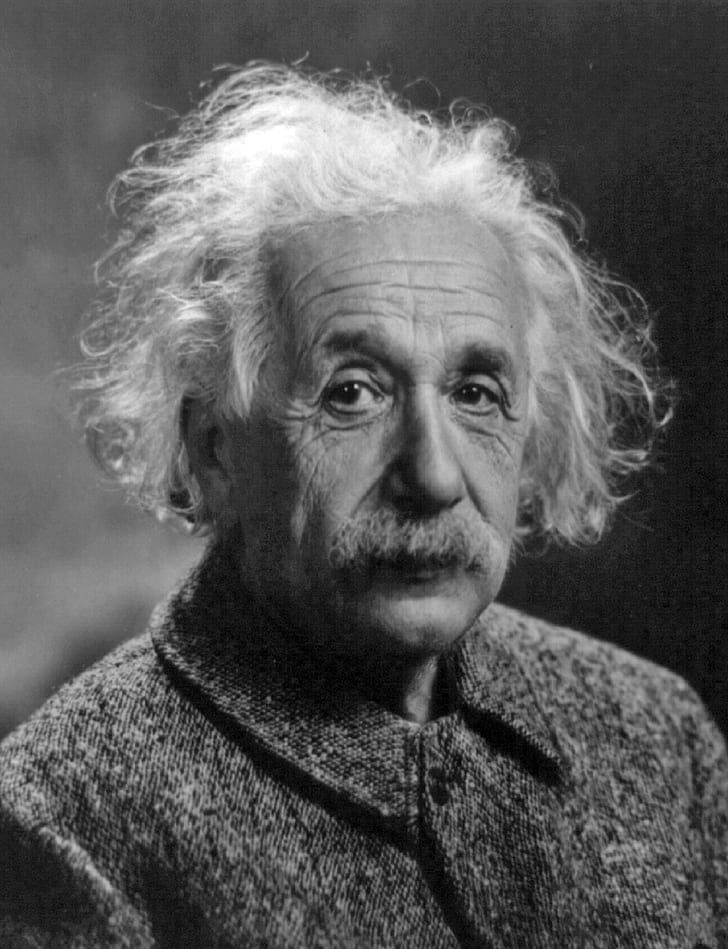
#> input picture 07_Image_Fundamentals/albert-einstein_gray.jpg, 728 x 949 px
$ jupyter execute --allow-errors 01_Image_fundamentals.ipynb
#> lines starting #> are read from the running program, lines starting #| are printed output that depends on the picture
[cell 1]
import numpy as np
import matplotlib.pyplot as plt

[cell 2]
im = np.arange(256)

[cell 3]
im.shape

[cell 4]
type(im)

[cell 5]
im.shape[0]

[cell 6]
im.reshape(1,im.shape[0]) #convert into 2d

[cell 7]
im = im.reshape(1,im.shape[0])

[cell 8]
im = np.repeat(im,100,axis = 0)# in row direction repeat

[cell 9]
im.shape

[cell 10]
plt.imshow(im, cmap = 'viridis')

[cell 11]
plt.imshow(im, cmap = 'jet')

[cell 12]
plt.imshow(im, cmap = 'Blues')

[cell 13]
plt.imshow(im, cmap = 'gray')

### Processing Grayscale image

[cell 14]
im = plt.imread('albert-einstein_gray.jpg')
#> im is the input picture: shape (949, 728); min 0, max 255, mean 89.4

[cell 15]
type(im) # n dim array

[cell 16]
im.shape # rows and col
#> Out = (949, 728)

[cell 17]
im

[cell 18]
plt.imshow(im,cmap='gray')

[cell 19]
plt.imshow(im[23:89,43:56],cmap='gray')
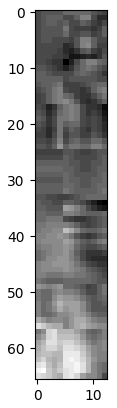
#> figure drawn by matplotlib, 1 panel

[cell 20]
plt.imshow(im[0:200,0:400],cmap='gray')
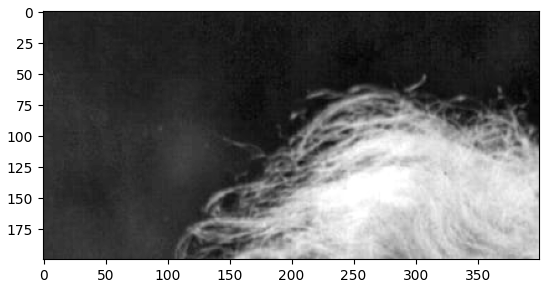
#> figure drawn by matplotlib, 1 panel

[cell 21]
plt.imshow(im[350:450,280:430],cmap='gray')
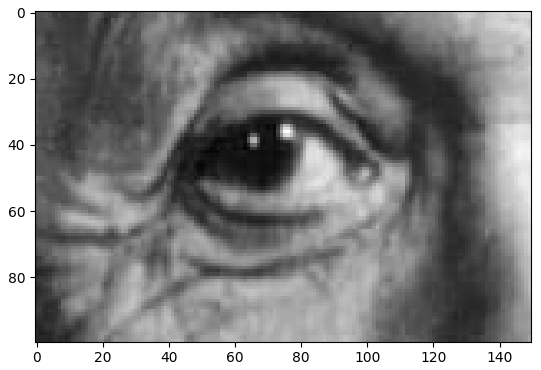
#> figure drawn by matplotlib, 1 panel

[cell 22]
im = im.copy()

[cell 23]
im[320:450,280:430] = 0
plt.imshow(im,cmap='gray')

[cell 24]
im[320:450,280:430] = 128
plt.imshow(im,cmap='gray')

[cell 25]
im[330:430,280:430] = 255
plt.imshow(im,cmap='gray')

[cell 26]
im[330:430,440:530] = 0
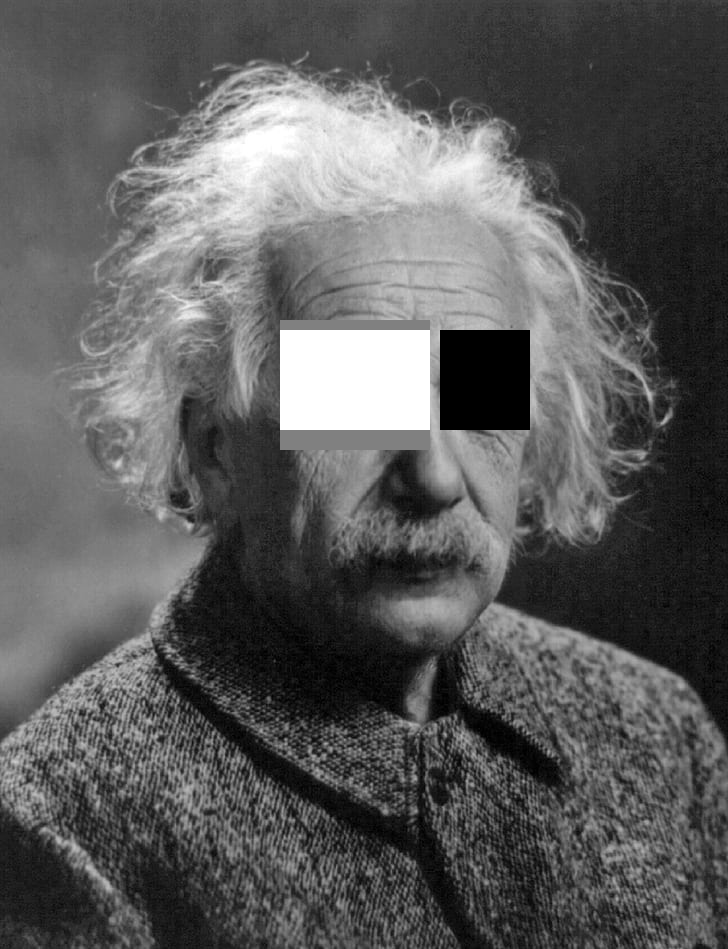
#> im: shape (949, 728); min 0, max 255, mean 91.6
plt.imshow(im,cmap='gray')

[cell 27]
plt.imsave('ab_modified.png',im,cmap = 'gray')

[cell 28]
modif_im = plt.imread('ab_modified.png')
plt.imshow(modif_im)

### Grayscale images in OpenCV:

## Using opencv

#### pip install opencv-contrib-python

[cell 29]
import cv2

[cell 30]
img = cv2.imread('albert-einstein_gray.jpg',cv2.IMREAD_GRAYSCALE)

[cell 31]
type(img)

[cell 32]
img.dtype

[cell 33]
img.shape
#> Out = (949, 728)

[cell 34]
plt.imshow(img,cmap='gray')

### RGB Images:

[cell 35]
cim = plt.imread('tulips.jpg')
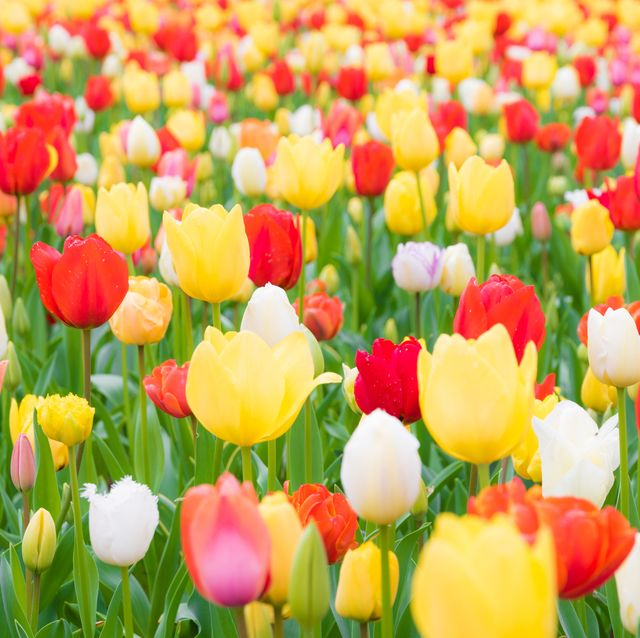
#> input picture 07_Image_Fundamentals/tulips.jpg, 640 x 638 px
#> cim is the input picture: shape (638, 640, 3); mean R, G, B 197.5, 161.1, 87.5

[cell 36]
cim

[cell 37]
cim.shape
#> Out = (638, 640, 3)

[cell 38]
plt.imshow(cim)

[cell 39]
cim

[cell 40]
cim.dtype

[cell 41]
rgb = np.zeros((100,150,3),dtype = 'uint8')
plt.imshow(rgb)

[cell 42]
rgb[:,0:50,0] = 255 # red
rgb[:,50:100,1] = 255 # Green
rgb[:,100:150,2] = 255 # blue

#> (a cell that did not finish here is left out)

[cell 44]
cv_read = cv2.imread('tulips.jpg') # by default it as a BGR order
plt.imshow(cv_read)

[cell 45]
cv_read = cv2.imread('tulips.jpg') # by default it as a BGR order,
cv_read = cv_read[:,:,::-1] # reverse the third dimension(channel ddim) to RGB
plt.imshow(cv_read)

[cell 46]
#cv_read = cv2.imread('tulips.jpg', cv2.COLOR_BGR2RGB)
#print(cv_read.shape)
#plt.imshow(cv_read)

[cell 47]
cim

### Note:
* Opencv reads the image in BGR order.
* matplotlib reads the image in RGB order.

### Using matplot lib library

[cell 48]
cim = plt.imread('tulips.jpg')
cim = cim.copy()
plt.imshow(cim)

[cell 49]
R = cim[:,:,0]
G = cim[:,:,1]
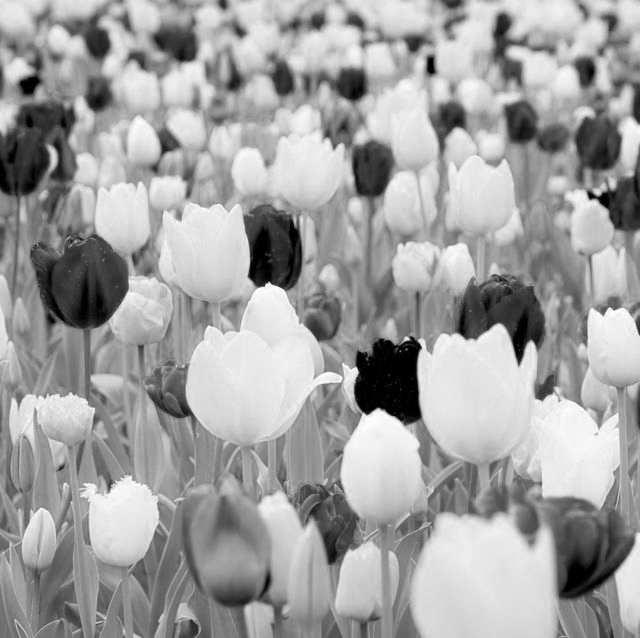
#> G: shape (638, 640); min 0, max 255, mean 161.1
B = cim[:,:,2]

[cell 50]
plt.figure(1)

plt.subplot(2,3,1)
plt.imshow(cim)
plt.xticks([])
plt.yticks([])

plt.subplot(2,3,2)
plt.imshow(cim)
plt.xticks([])
plt.yticks([])


plt.subplot(2,3,3)
plt.imshow(cim)
plt.xticks([])
plt.yticks([])

plt.subplot(2,3,4)
plt.imshow(R,cmap = 'gray')
plt.xticks([])
plt.yticks([])

plt.subplot(2,3,5)
plt.imshow(G,cmap = 'gray')
plt.xticks([])
plt.yticks([])

plt.subplot(2,3,6)
plt.imshow(B,cmap = 'gray')
plt.xticks([])
plt.yticks([])


plt.show()

[cell 51]
R = cim[:,:,0]
G = cim[:,:,1]
B = cim[:,:,2]

[cell 52]
R[150:450,150:450] = 100
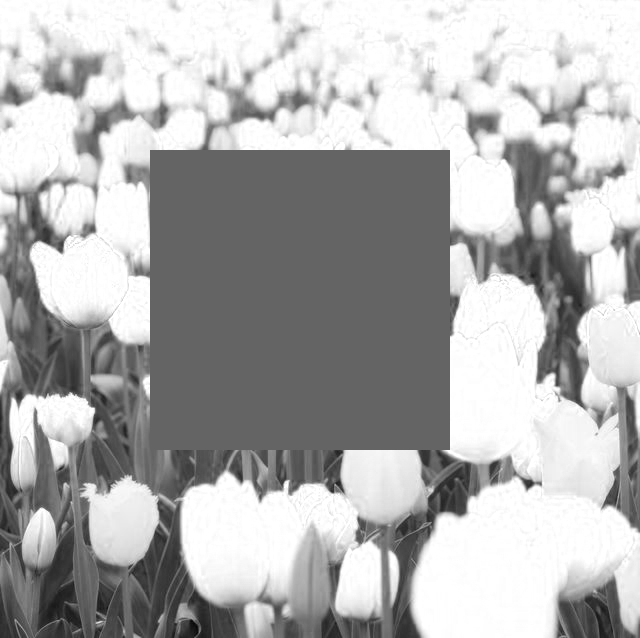
#> R: shape (638, 640); min 6, max 255, mean 176.1
G[150:450,150:450] = 50
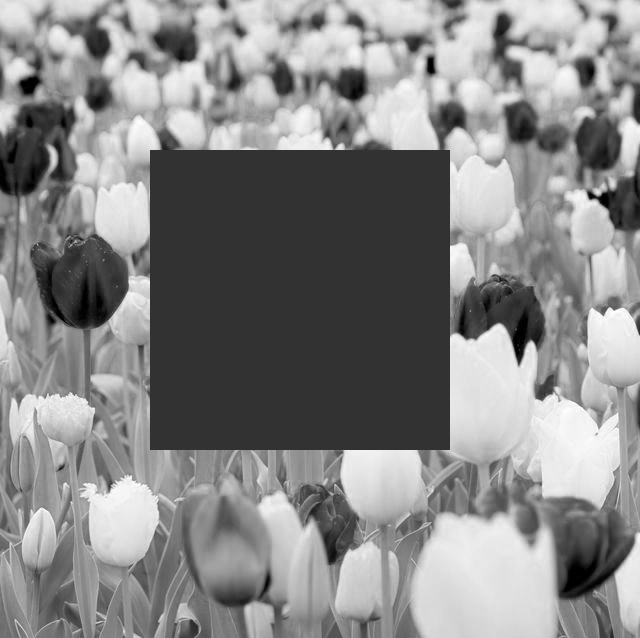
#> G: shape (638, 640); min 0, max 255, mean 135.4
B[150:450,150:450] = 80
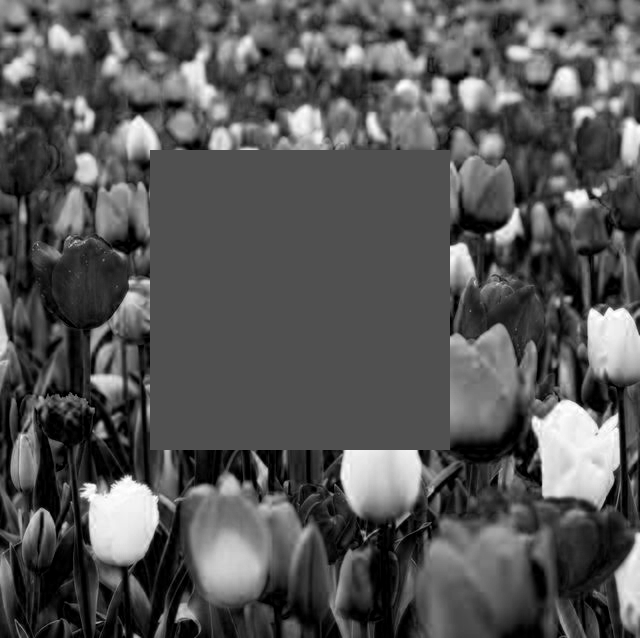
#> B: shape (638, 640); min 0, max 255, mean 86.1

[cell 53]
plt.figure(1)

plt.subplot(2,3,1)
plt.imshow(cim)
plt.xticks([])
plt.yticks([])

plt.subplot(2,3,2)
plt.imshow(cim)
plt.xticks([])
plt.yticks([])


plt.subplot(2,3,3)
plt.imshow(cim)
plt.xticks([])
plt.yticks([])

plt.subplot(2,3,4)
plt.imshow(R,cmap = 'gray')
plt.xticks([])
plt.yticks([])
plt.title('red channel')


plt.subplot(2,3,5)
plt.imshow(G,cmap = 'gray')
plt.xticks([])
plt.yticks([])
plt.title('red channel')

plt.subplot(2,3,6)
plt.imshow(B,cmap = 'gray')
plt.xticks([])
plt.yticks([])
plt.title('blue channel')


plt.show()
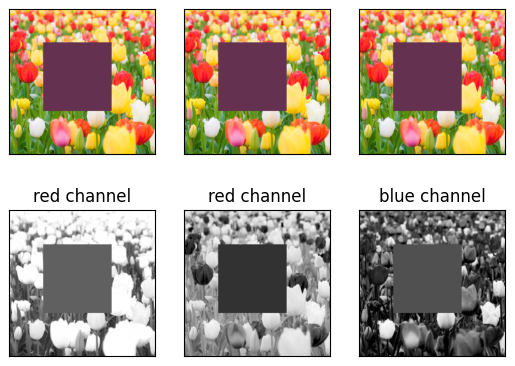
#> figure drawn by matplotlib, 6 panels
